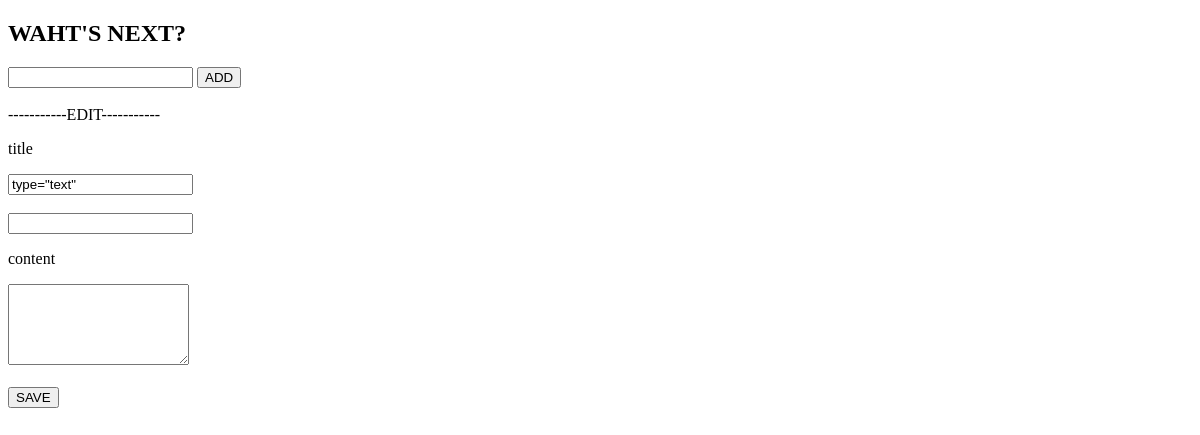
Before: / with the older database file.
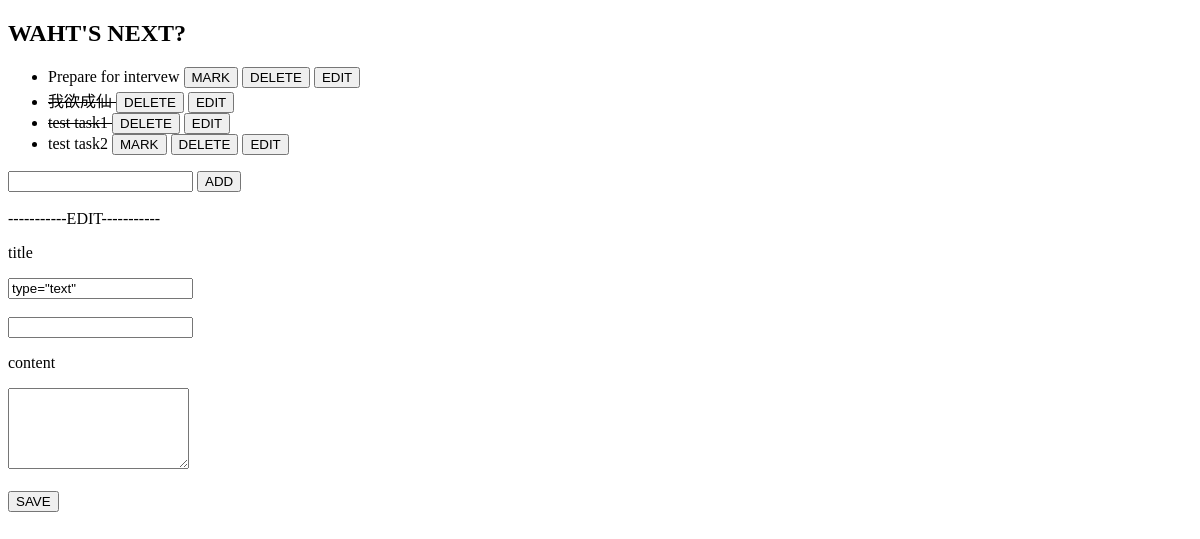
After: the same page with the newer database file.
### todo/models.py (models this page shows, shortened)
class todoDB(models.Model):
    title = models.CharField(max_length=120)
    content = models.TextField()
    dateCreated = models.DateTimeField(auto_now_add=True, blank=True)
    complete = models.BooleanField(default = False)
    class Meta:
        db_table = ''
        managed = True
        verbose_name = 'todo'
        verbose_name_plural = 'todos'

### todo/views.py (the view)
# urls.py: url(r'^$', views.index, name='index'),
def index(request):
    queryset = todoDB.objects.all()
    context = {"todo_list": queryset}
    return render(request, 'todo/index.html', context)

### todo/templates/todo/index.html (shortened to what this page needs)
<!DOCTYPE html>
<html>
    <head>
    </head>
    <body>
        <h2>WAHT'S NEXT?</h2>
        <ul>
            {% for todo in todo_list %}
                {% if todo.complete == False %}
                     <li>
                        {{todo.title}}
                        <form action="/mark/{{todo.id}}/" method="post" style="display:inline">
                            <button type="submit">MARK</button>
                        </form>
                        <form action="/delete/{{todo.id}}/" method="post" style="display:inline">
                            <button type="submit" value="delete">DELETE</button>
                        </form>
                        <form action="/edit/{{todo.id}}/" method="get" style="display:inline">
                            <button type="submit" value="edit">EDIT</button>
                        </form>
                    </li>
                {% else %}
                <li>
                        <del>
                            {{todo.title}}
                        </del>
                        <form action="/delete/{{todo.id}}/" method="post" style="display:inline">
                            <button type="submit" value="delete">DELETE</button>
                        </form>
                        <form action="/edit/{{todo.id}}/" method="get" style="display:inline">
                            <button type="submit" value="edit">EDIT</button>
                        </form>
                    </li>
                {% endif %}
            {% endfor %}
        </ul>
    <form action="/new/" method="POST">
        <input type="text" name="content"/>
        <button type="submit" value="add">ADD</button>
    </form>
    <br>-----------EDIT-----------<br>
    <div>
        <form action="/save/" method="POST">
            <p>title</p>
            <input value={{item_to_edit.title}} type="text" name="title"/>
            <br><br>
            <input type="text" name="" id=""></input>
            <p>content</p>
            <textarea rows="5" type="text" name="content"/>{{todo.content}}</textarea>
            <br><br>
            <button type="submit" value="save">SAVE</button>
        </form>
    </div>
    </body>
</html>

Changed rows visible on the page:
added todoDB: title "Prepare for intervew"
added todoDB: title "我欲成仙"
added todoDB: title "test task1"
added todoDB: title "test task2"
